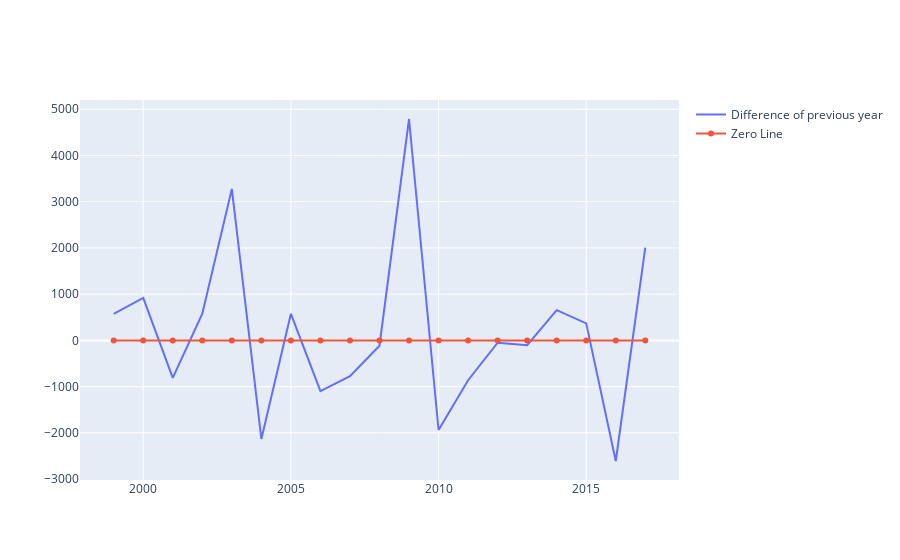

The notebook cell this image was saved under:
### Code cell
Mato = YEAR_STATE[YEAR_STATE['state'] == 'Mato Grosso']

fig = go.Figure()
fig.add_trace(go.Scatter(x=Mato['year'], y= Mato['DIFF'],
                    mode='lines',
                    name='Difference of previous year'))
fig.add_trace(go.Scatter(x=Mato['year'], y= (Mato['DIFF'] - Mato['DIFF']),
                    mode='lines+markers',
                    name='Zero Line'))

fig.show()

### Figure 1 — Plotly figure (JSON) as saved in the notebook; plotly's stock layout.template omitted (floating-point values rounded to 4 significant figures)
{"data": [{"mode": "lines", "name": "Difference of previous year", "type": "scatter", "x": [1999, 2000, 2001, 2002, 2003, 2004, 2005, 2006, 2007, 2008, 2009, 2010, 2011, 2012, 2013, 2014, 2015, 2016, 2017], "y": [576, 921, -812, 576, 3277, -2131, 576, -1098, -773, -114, 4790, -1938, -862, -49, -103, 654, 368, -2609, 2009]}, {"mode": "lines+markers", "name": "Zero Line", "type": "scatter", "x": [1999, 2000, 2001, 2002, 2003, 2004, 2005, 2006, 2007, 2008, 2009, 2010, 2011, 2012, 2013, 2014, 2015, 2016, 2017], "y": [0, 0, 0, 0, 0, 0, 0, 0, 0, 0, 0, 0, 0, 0, 0, 0, 0, 0, 0]}], "layout": {}}
